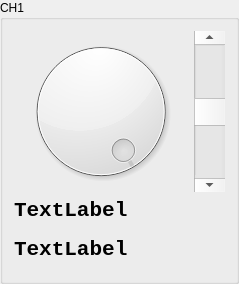
           <widget class="QGroupBox" name="groupBox_ch1">
            <property name="title">
             <string>CH1</string>
            </property>
            <layout class="QVBoxLayout" name="verticalLayout_2">
             <item>
              <layout class="QVBoxLayout" name="verticalLayout">
               <item>
                <layout class="QHBoxLayout" name="horizontalLayout">
                 <item>
                  <widget class="QDial" name="dial_ch1_voltage">
                   <property name="minimumSize">
                    <size>
                     <width>174</width>
                     <height>161</height>
                    </size>
                   </property>
                   <property name="maximum">
                    <number>500</number>
                   </property>
                   <property name="singleStep">
                    <number>2</number>
                   </property>
                   <property name="value">
                    <number>500</number>
                   </property>
                  </widget>
                 </item>
                 <item>
                  <widget class="QScrollBar" name="verticalScrollBar_ch1_voltage">
                   <property name="minimumSize">
                    <size>
                     <width>31</width>
                     <height>161</height>
                    </size>
                   </property>
                   <property name="value">
                    <number>50</number>
                   </property>
                   <property name="orientation">
                    <enum>Qt::Vertical</enum>
                   </property>
                  </widget>
                 </item>
                </layout>
               </item>
               <item>
                <widget class="QLabel" name="label_ch1_voltage">
                 <property name="font">
                  <font>
                   <family>Monospace</family>
                   <pointsize>16</pointsize>
                   <weight>75</weight>
                   <bold>true</bold>
                  </font>
                 </property>
                 <property name="text">
                  <string>TextLabel</string>
                 </property>
                </widget>
               </item>
               <item>
                <widget class="QLabel" name="label_ch1_offset">
                 <property name="minimumSize">
                  <size>
                   <width>211</width>
                   <height>41</height>
                  </size>
                 </property>
                 <property name="font">
                  <font>
                   <family>Monospace</family>
                   <pointsize>16</pointsize>
                   <weight>75</weight>
                   <bold>true</bold>
                  </font>
                 </property>
                 <property name="text">
                  <string>TextLabel</string>
                 </property>
                </widget>
               </item>
              </layout>
             </item>
            </layout>
           </widget>
